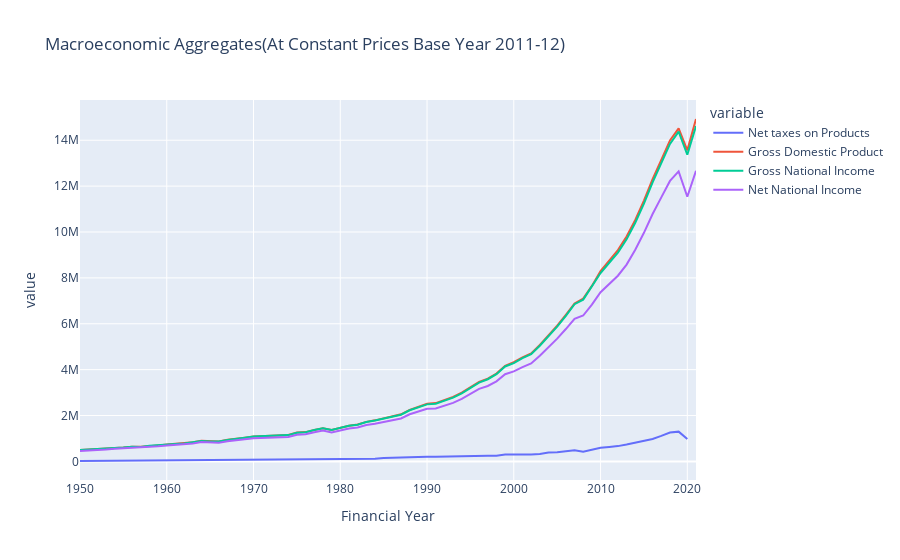
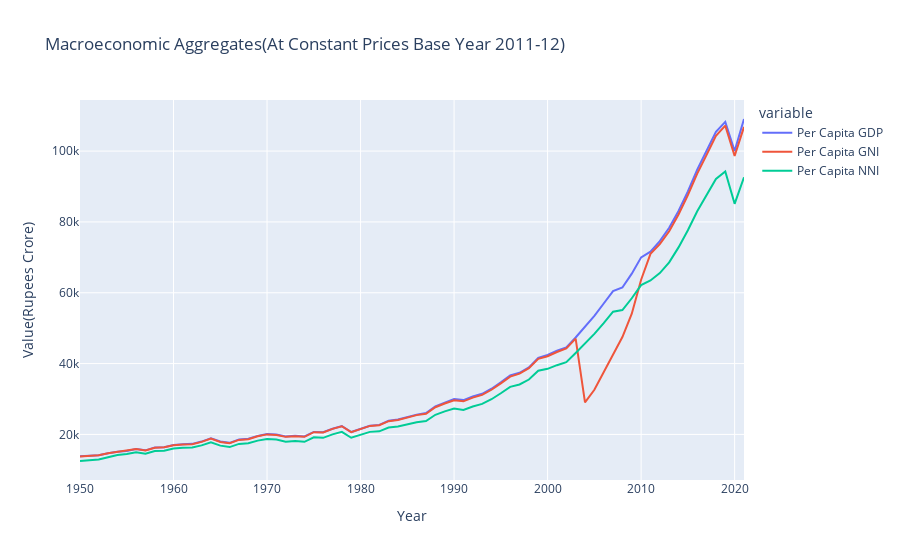

The cell these charts' notebook holds for them, in order:
### Markdown cell above
### Introduction

India celebrated its 75th independence day last year. It is a good time to look back and see how far we have come. In this notebook, we will look at the economic history of India. India has come a long way, from being a highly oppressed colony, India has overcome many challenges and is now one of the fastest growing economies in the world. In our families, almost all of us can realise how much the ecnomonic situation has changed over the generations. However, there is still a lot which has to be done. Being one of the most populous countries in the world, India has a lot of potential. It is really important for us to make correct the right policy choices inorder to ensure sustainable economic growth. Inorder to take the correct decisions we believe it is important to analyse the past and present, see the economic trends and learn from it.

### Code cell
gdp_gni_nni = pd.read_csv('Final/gdp_gni_nni_final.csv')
title = 'Macroeconomic Aggregates(At Constant Prices Base Year 2011-12)'
fig = px.line(gdp_gni_nni, x='Financial Year', y=[ 'Net taxes on Products',
       'Gross Domestic Product', 'Gross National Income',
       'Net National Income'], title=title)
fig.show()
fig = px.line(gdp_gni_nni, x='Financial Year', y=['Per Capita GDP', 'Per Capita GNI',
       'Per Capita NNI'], title=title)
fig.update_layout(xaxis_title='Year', yaxis_title='Value(Rupees Crore)')

fig.show()
